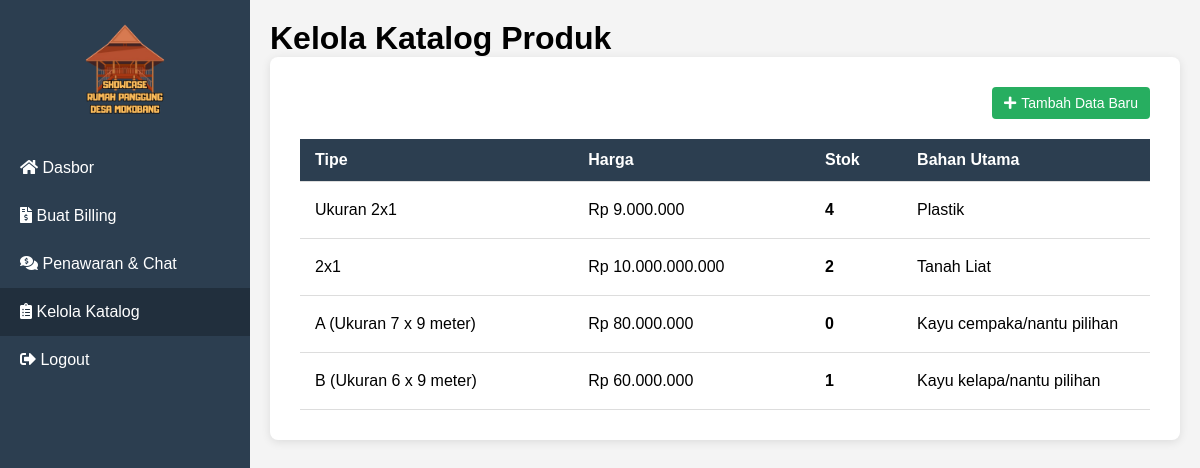
/admin-katalog.php (signed in), run on the app's committed database.
### tables this page shows
CREATE TABLE `katalog` (
  `id` int(11) NOT NULL AUTO_INCREMENT,
  `tipe` varchar(255) DEFAULT NULL,
  `harga` decimal(15,2) DEFAULT NULL,
  `bahan_utama` varchar(255) DEFAULT NULL,
  `struktur` varchar(255) DEFAULT NULL,
  `konstruksi` varchar(255) DEFAULT NULL,
  `rangka_atap` varchar(255) DEFAULT NULL,
  `lantai_dinding` varchar(255) DEFAULT NULL,
  `jumlah_kamar` varchar(50) DEFAULT NULL,
  `teras_depan` varchar(255) DEFAULT NULL,
  `ventilasi_jendela` varchar(255) DEFAULT NULL,
  `pengerjaan` varchar(255) DEFAULT NULL,
  `nomor_kontak` varchar(50) DEFAULT NULL,
  `gambar` text DEFAULT NULL,
  `fitur_tambahan` text DEFAULT NULL,
  `deskripsi` text DEFAULT NULL,
  `stock` int(11) NOT NULL DEFAULT 1,
  `admin_id` int(11) DEFAULT NULL,
  `created_at` timestamp NULL DEFAULT current_timestamp(),
  `updated_at` timestamp NULL DEFAULT current_timestamp() ON UPDATE current_timestamp(),
  PRIMARY KEY (`id`),
  KEY `admin_id` (`admin_id`),
  CONSTRAINT `katalog_ibfk_1` FOREIGN KEY (`admin_id`) REFERENCES `admins` (`id`)
);

### admin-katalog.php (the view, shortened to what this page needs)
<?php
$pdo = getPdoConnection();
?>
<!DOCTYPE html>
<html lang="id">
<head>
    <link rel="stylesheet" href="https://cdnjs.cloudflare.com/ajax/libs/font-awesome/5.15.4/css/all.min.css">
</head>
<body>
    <div id="sidebar">
        <div class="logo"><img src="image/logo.png" alt="Logo"></div>
        <ul>
            <li><a href="admin-dashboard.php"><i class="fas fa-home"></i> Dasbor</a></li>
            <li><a href="admin-billing.php"><i class="fas fa-file-invoice-dollar"></i> Buat Billing</a></li>
            <li><a href="history.php"><i class="fas fa-comments-dollar"></i> Penawaran & Chat</a></li>
            <li><a href="admin-katalog.php" class="active"><i class="fas fa-clipboard-list"></i> Kelola Katalog</a></li>
            <li><a href="admin-logout.php"><i class="fas fa-sign-out-alt"></i> Logout</a></li>
        </ul>
    </div>
    <div id="content">
        <header><h1>Kelola Katalog Produk</h1></header>
        <main class="main-content">
            <div class="announcement">
                <div style="text-align: right; margin-bottom: 20px;">
                    <button onclick="openModal()" class="btn" style="background-color: #27ae60;"><i class="fas fa-plus"></i> Tambah Data Baru</button>
                </div>
                <div class="catalog-container">
                    <table class="catalog-table">
                        <thead>
                            <tr>
                                <th>Tipe</th>
                                <th>Harga</th>
                                <th>Stok</th>
                                <th>Bahan Utama</th>
                            </tr>
                        </thead>
                        <tbody>
                            <?php
                            $stmt = $pdo->query("SELECT id, tipe, harga, stock, bahan_utama FROM katalog ORDER BY created_at DESC");
                            while ($row = $stmt->fetch(PDO::FETCH_ASSOC)): ?>
                                <tr>
                                    <td><?php echo htmlspecialchars($row['tipe']); ?></td>
                                    <td><?php echo 'Rp ' . number_format($row['harga'], 0, ',', '.'); ?></td>
                                    <td><strong><?php echo htmlspecialchars($row['stock']); ?></strong></td>
                                    <td><?php echo htmlspecialchars($row['bahan_utama']); ?></td>
                                </tr>
                            <?php endwhile; ?>
                        </tbody>
                    </table>
                </div>
            </div>
        </main>
    </div>
</body>
</html>

### admin-katalog.php (style rules this page uses)
* { margin: 0; padding: 0; box-sizing: border-box; }
body { font-family: 'Poppins', sans-serif; background-color: #f4f4f4; }
#sidebar { width: 250px; background-color: #2c3e50; color: white; height: 100vh; position: fixed; }
#sidebar .logo { text-align: center; padding: 20px 0; }
#sidebar .logo img { width: 100px; }
#sidebar ul { list-style: none; padding: 0; }
#sidebar ul li a { color: white; text-decoration: none; padding: 15px 20px; display: block; }
#sidebar ul li a:hover, #sidebar ul li a.active { background-color: #212f3d; }
#content { margin-left: 250px; padding: 20px; width: calc(100% - 250px); }
.announcement { background: white; padding: 30px; border-radius: 8px; box-shadow: 0 2px 10px rgba(0,0,0,0.1); }
.catalog-container { overflow-x: auto; }
.catalog-table { width: 100%; border-collapse: collapse; min-width: 1200px; }
th, td { padding: 12px 15px; border-bottom: 1px solid #ddd; text-align: left; vertical-align: middle; }
th { background-color: #2c3e50; color: white; position: sticky; top: 0; }
.btn { padding: 8px 12px; border: none; border-radius: 4px; color: white; cursor: pointer; font-size: 14px; text-decoration: none; display: inline-flex; align-items: center; gap: 5px; }

### data on the page
katalog: tipe "Ukuran 2x1", harga "9.000.000", stock "4", bahan_utama "Plastik"
katalog: tipe "2x1", harga "10.000.000.000", stock "2", bahan_utama "Tanah Liat"
katalog: tipe "A (Ukuran 7 x 9 meter)", harga "80.000.000", stock "0", bahan_utama "Kayu cempaka/nantu pilihan"
katalog: tipe "B (Ukuran 6 x 9 meter)", harga "60.000.000", stock "1", bahan_utama "Kayu kelapa/nantu pilihan"
